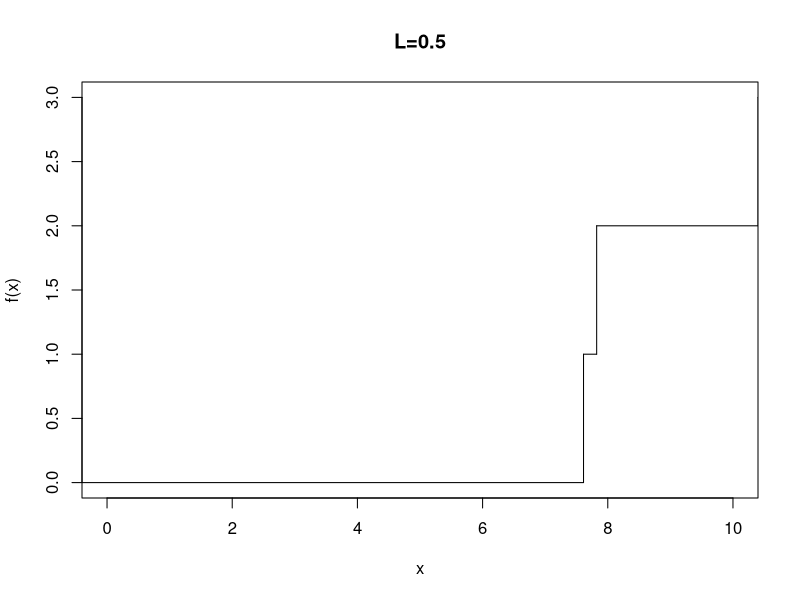
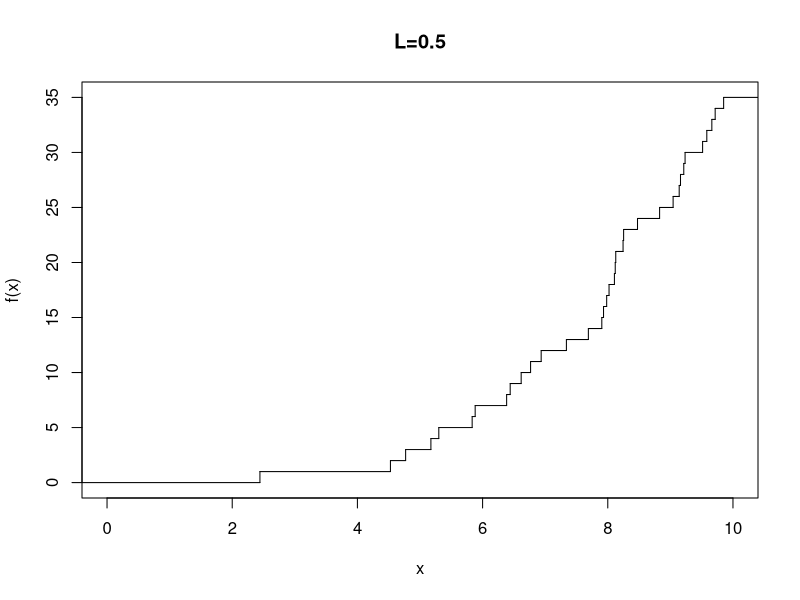
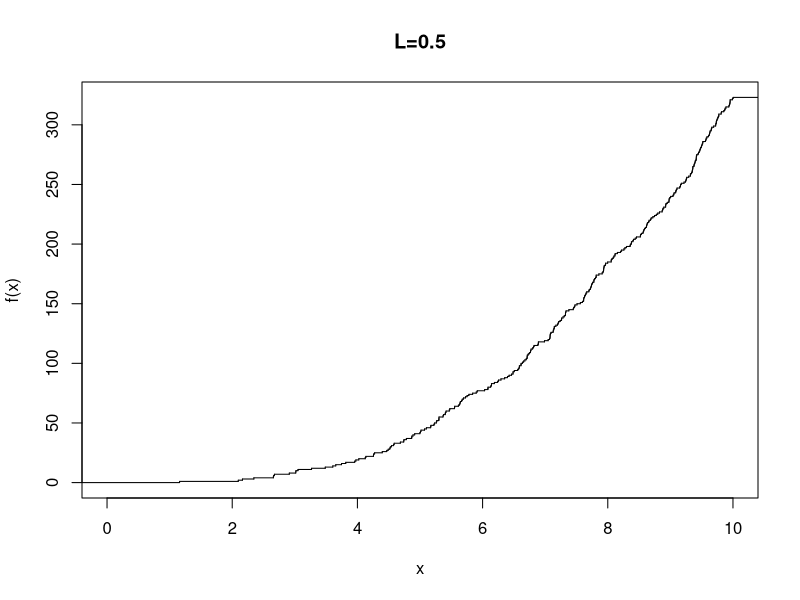

The R script that drew these images, in order:
bs <- c(0.01, 0.1, 1)
get_nhpp_realization <- function(lambda){
  set.seed(1)
  t_max <- 10
  t <- 0
  lambda_star <- function() max(sapply(seq(1, t_max,length.out=1000), lambda))*2
  Lambda <- function(tupper) integrate(f = lambda, lower = 0, upper = tupper)$value
  X <- numeric()
  while(t <= t_max){
    u <- runif(1)
    t <- t - log(u)/lambda_star()
    if(runif(1) < lambda(t)/lambda_star()) {
      X <- c(X,t)
    }
  }
  return(X)
}
b <- bs[1]
lambda <- function(t)  b*t^2
res_1 <- get_nhpp_realization(lambda)
n_1 <- length(res_1)
b <- bs[2]
lambda <- function(t) b*t^2
res_2 <- get_nhpp_realization(lambda)
n_2 <- length(res_2)
b <- bs[3]
lambda <- function(t) b*t^2
res_3 <- get_nhpp_realization(lambda)
n_3 <- length(res_3)

plot(stepfun(res_1,c(0:length(res_1))),xlim = c(0,10),do.points = F,main="L=0.5")
plot(stepfun(res_2,c(0:length(res_2))),xlim = c(0,10),do.points = F,main="L=0.5")
plot(stepfun(res_3,c(0:length(res_3))),xlim = c(0,10),do.points = F,main="L=0.5")
